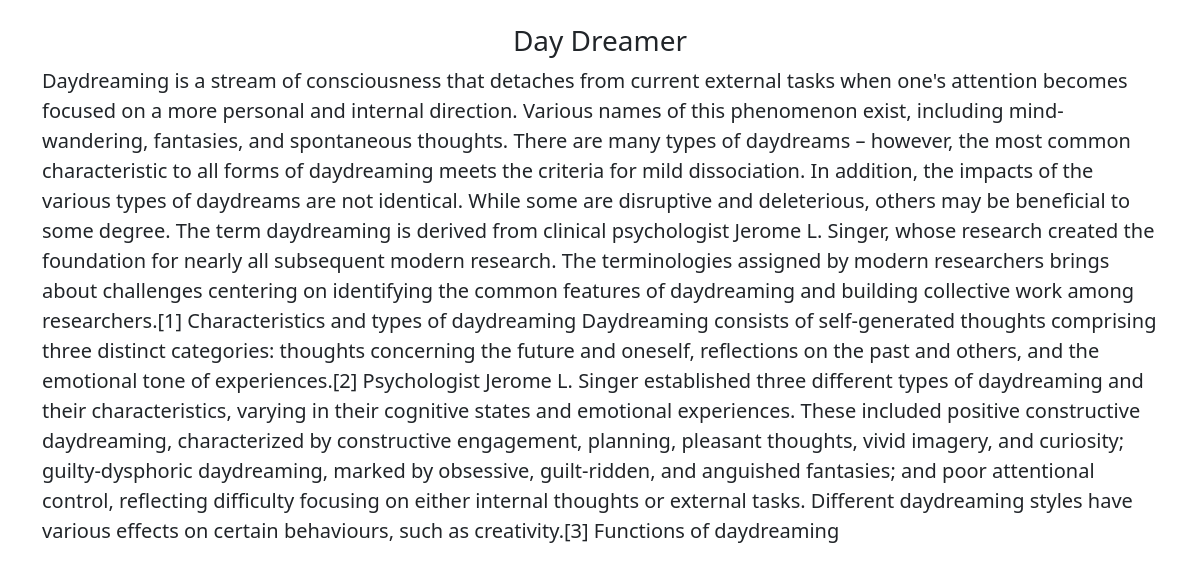
Page /blog/1/ on the committed database.
### blogapp/models.py (models this page shows, shortened)
class Blog(models.Model):
    title = models.CharField(max_length=200)
    slug = models.SlugField(max_length=200, blank=True, null=True)
    desc = models.TextField()

### blogapp/views.py (the view)
# urls.py: path('blog/<int:id>/',detail_blog,name="detail"),
def detail_blog(request,id):
    obj=get_object_or_404(Blog,id=id)
    return render(request,"detail.html",{"detail":obj})

### blogapp/templates/detail.html (shortened to what this page needs)
<!doctype html>
<html lang="en">
  <head>
    <link href="https://cdn.jsdelivr.net/npm/bootstrap@5.3.3/dist/css/bootstrap.min.css" rel="stylesheet">
  </head>
  <body>
    <div class="container mt-4">
    <h3 class="text-center mt-1">{{detail.title}}</h3>
	  <p class="lead mt-2">{{detail.desc}}</p>
    </div>
  </body>
</html>

### rows in the picture
Blog: title "Day Dreamer", desc "Daydreaming is a stream of consciousness that detaches from current external tasks when one's attention becomes focused on a more personal and internal direction. Various names of this phenomenon exist, including mind-wandering, fantasies, and spontaneous thoughts. There are many types of daydreams – however, the most common characteristic to all forms of daydreaming meets the criteria for mild dissociation. In addition, the impacts of the various types of daydreams are not identical. While some are disruptive and deleterious, others may be beneficial to some degree. The term daydreaming is derived from clinical psychologist Jerome L. Singer, whose research created the foundation for nearly…"
